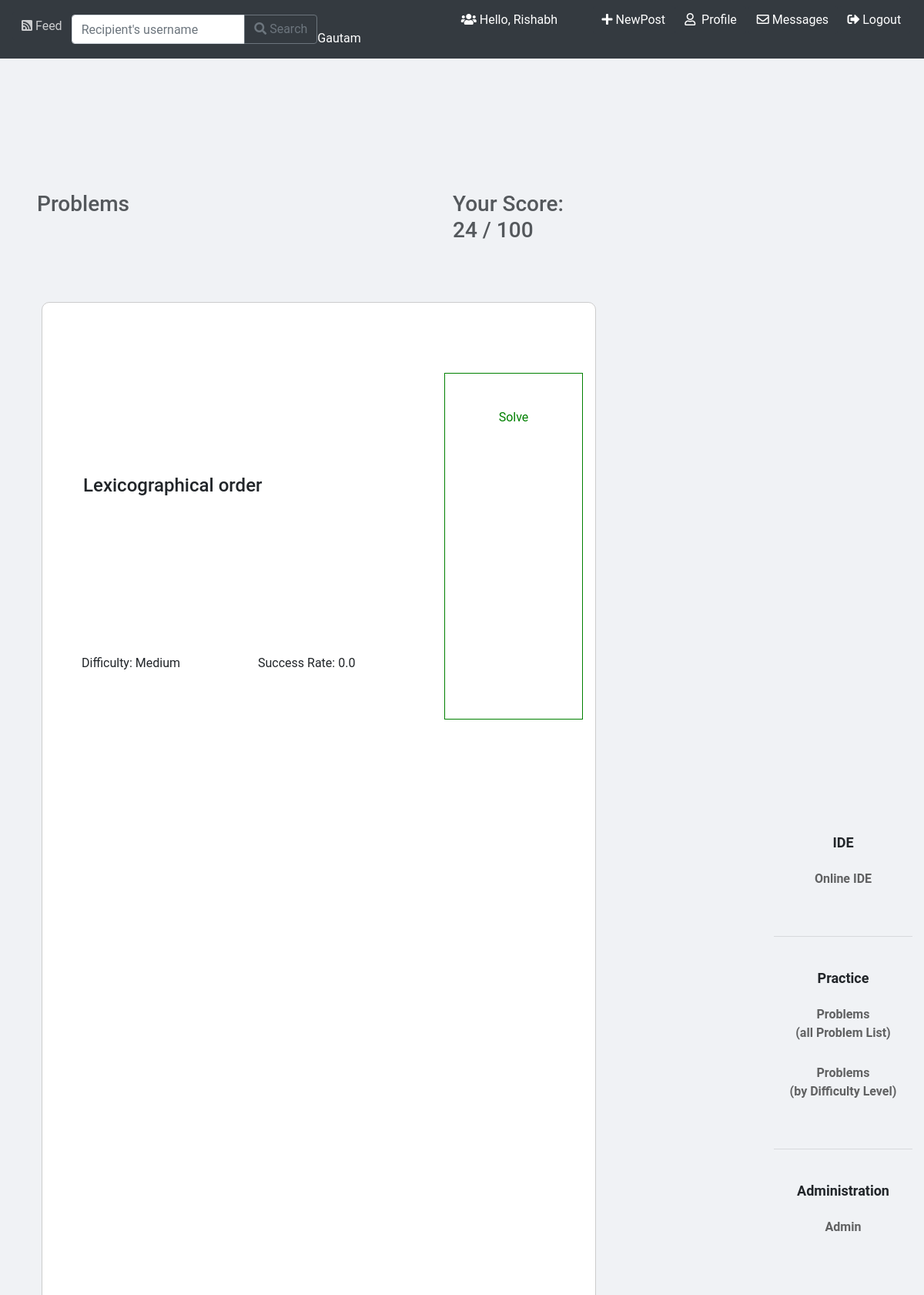
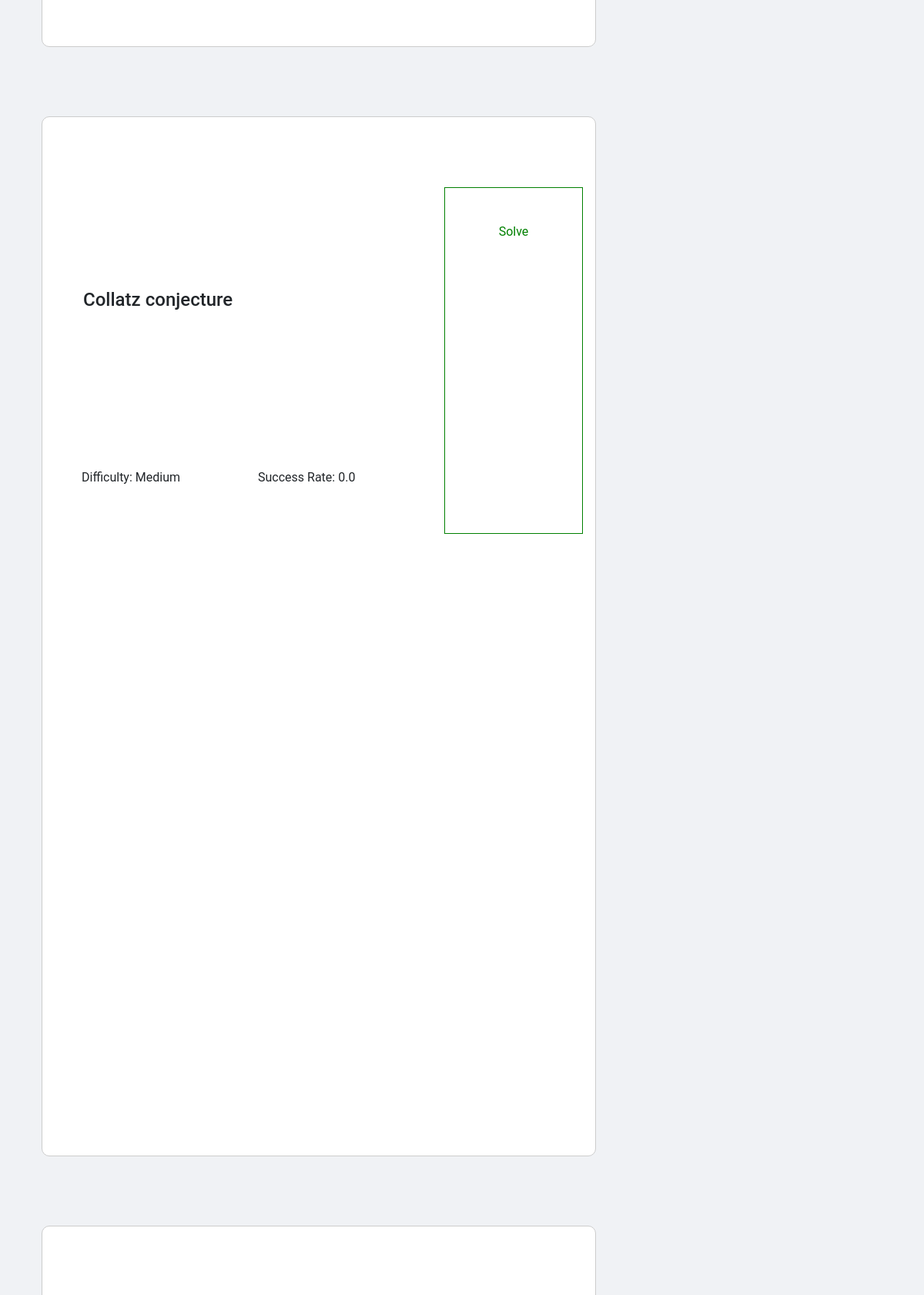
The app's page /problemlist (signed in, upper part) with its own data (2 pictures, top to bottom).
### application/models.py (models this page shows, shortened)
class User(models.Model):
    name=models.CharField(max_length=200)
    profilepic=models.ImageField(default='profilepic/default.jpg',upload_to='profilepic')
    userid=models.CharField(max_length=200)
    password=models.CharField(max_length=200)
    emailid=models.CharField(max_length=200)
    postct=models.IntegerField(default=0)
    followers=models.IntegerField(default=0)
    following=models.IntegerField(default=0)
    logintime=models.DateTimeField(default=timezone.now)
    score=models.IntegerField(default=0)

class Problem(models.Model):
    problemid=models.CharField(max_length=200)
    problemcode=models.CharField(max_length=200)
    title=models.CharField(max_length=200)
    description=models.CharField(max_length=5000)
    level=models.CharField(max_length=200)
    totalsub=models.IntegerField(default=0)
    correctsu=models.IntegerField(default=0)
    rate=models.FloatField(default=0)

### application/views.py (the view)
# urls.py: path('problemlist',problemlist,name='problemlist'),
def problemlist(request):
    curuser=User.objects.all().filter(userid=request.session.get('userid'))[0]
    problems=Problem.objects.all()
    return render(request,'problemlist.html',{'user':curuser,'problem':problems})

### application/templates/problemlist.html (shortened to what this page needs)
{% load static %}
<!DOCTYPE html>
<html lang="en">
<head>
    <link rel="stylesheet" href="https://maxcdn.bootstrapcdn.com/bootstrap/4.0.0/css/bootstrap.min.css"
>
    <link rel="stylesheet" href="https://stackpath.bootstrapcdn.com/bootstrap/4.5.0/css/bootstrap.min.css"
>
    <link rel="stylesheet" href="{% static 'css/bootstrap.min.css' %}">
    <link rel="stylesheet" href="https://use.fontawesome.com/releases/v5.1.0/css/all.css" />
    <link rel="stylesheet" href="{% static 'css/main.css' %}" />
</head>
<body>
    <nav class=" navbar navbar-expand-lg navbar-dark bg-dark"
        style="position: fixed; width:100%; top: 0px;z-index: 1000;">
        <h3><a class="user btn btn-info" style="background-color: #343a40;border:none"
                onMouseOver="this.style.backgroundColor='#000'" onMouseOut="this.style.backgroundColor='#343a40'"
                href="{% url 'feed' %}"><i class="fas fa-rss-square"></i>&nbsp;Feed</a></h3>
        <form action="search" method="POST">
            <div class="input-group mb-0">
                <input type="text" name="userid" class="form-control" placeholder="Recipient's username"
                    aria-label="Recipient's username" aria-describedby="button-addon2">
                <div class="input-group-append">
                    <button class="btn btn-outline-secondary" id="button-addon2"><i
                            class="fas fa-search"></i>&nbsp;Search</button>
                </div>
            </div>
        </form>
        <span
            style="color:white">&nbsp;&nbsp;&nbsp;&nbsp;&nbsp;&nbsp;&nbsp;&nbsp;&nbsp;&nbsp;&nbsp;&nbsp;&nbsp;&nbsp;&nbsp;&nbsp;
            &nbsp;&nbsp;&nbsp;&nbsp;&nbsp;&nbsp;&nbsp;&nbsp;&nbsp;&nbsp;&nbsp;&nbsp; <i
                class="fas fa-users"></i>&nbsp;Hello, {{user.name}} &nbsp;</span>
        <span><a class="user btn btn-info" style="background-color: #343a40;border:none"
                onMouseOver="this.style.backgroundColor='#000'" onMouseOut="this.style.backgroundColor='#343a40'"
                href="{% url 'newpost' %}"> <i class="fas fa-plus"></i>&nbsp;NewPost</a>&nbsp;&nbsp;</span>
        <span><a class="user btn btn-info" style="background-color: #343a40;border:none"
                onMouseOver="this.style.backgroundColor='#000'" onMouseOut="this.style.backgroundColor='#343a40'"
                href="profile?profileid={{user.userid}}"> <i class="far fa-user"></i>
                &nbsp;Profile</a>&nbsp;&nbsp;</span>
        <span><a class="user btn btn-info" style="background-color: #343a40;border:none"
                onMouseOver="this.style.backgroundColor='#000'" onMouseOut="this.style.backgroundColor='#343a40'"
                href="chatbox?profileid={{user.userid}}"> <i
                    class="far fa-envelope"></i>&nbsp;Messages</a>&nbsp;&nbsp;</span>
        <span><a class="user btn btn-info" style="background-color: #343a40;border:none"
                onMouseOver="this.style.backgroundColor='#000'" onMouseOut="this.style.backgroundColor='#343a40'"
                href="{% url 'logout' %}"> <i class="fas fa-sign-out-alt"></i>&nbsp;Logout</a>&nbsp;&nbsp;</span>
    </nav>
    <br><br>
    <div
        style="display: flex;overflow-y:scroll;height:90%;justify-content: space-between;width:100vw;margin-top:20px;background-color: #f0f2f5;">
        <div style="width:60%;margin-left: 4vw;">
            <div style="margin-top: 2vh;">
                <div style="display: flex;">
                    <h3>Problems</h3>
                    <h3 style="padding-left: 35vw;">Your Score: {{user.score}} / 100</h3>
                </div>
                <br>
                {% for each in problem %}
                <div class="card myproblem"
                    style="display:flex;width: 100%;height:15vh;margin:0.5vh 0.5vw;align-items: center;padding-top: 1vh;">
                    <table style="margin-left:2vw;">
                        <tr>
                            <td colspan="2"><a class="btn" style="width:40vw;text-align: left;">
                                    <h4>{{each.title}}</h4>
                                </a></td>
                            <td rowspan="2">
                                <a class="solvebutton" style="text-align:center;padding-top:0.5vh;color:green;border:1px solid green;background-color: transparent;width:15vw;height: 5vh;text-decoration: none;" href="problem?problemid={{each.problemid}}" type="button">
                                    Solve
                                </a>
                            </td>
                        </tr>
                        <tr>
                            <td style="padding-left: 1vw;width:20vw;">Difficulty: {{each.level}}</td>
                            <td>Success Rate: {{each.rate}}</td>
                        </tr>
                    </table>
                </div>
                {% endfor %}
            </div>
        </div>
        <div style="text-align: center;width:15%;position: fixed;right: 15px;top:12vh">
            <p class="side-header">IDE</p>
            <p><a class="btn side-btn" id="btn" href="compiler?problemid=false">Online IDE
                </a></p>
            <br>
            <hr>
            <br>
            <p class="side-header">Practice</p>
            <a class="btn side-btn" id="btn" href="problemlist">Problems <br /> (all Problem List)
            </a></p>
            <p><a class="btn side-btn" id="btn" href="problemlistsort">Problems <br /> (by Difficulty Level)
                </a></p>
            <br>
            <hr>
            <br>
            <p class="side-header">Administration</p>
            <p><a class="btn side-btn" id="btn" href="admin">Admin
                </a></p>
        </div>
    </div>
</body>
</html>

### application/static/css/main.css (style rules this page uses)
html, body { background: #fafafa; height: 100%; width: 100%; font-family: "Roboto", sans-serif; }

### application/templates/problemlist.html (style rules this page uses)
.myproblem { transitionmyproblem-shadow .3s; width: 300px; height: 500px; margin: 50px; border-radius: 10px; border: 1px solid #ccc; background: #fff; float: left; }
#btn { background-color: transparent; border: none; color: black; text-align: center; font-size: 1rem; opacity: 0.6; transition: 0.3s; padding-left: 0; padding-right: 0; font-weight: 600; width: 80%; }
h3 { opacity: 0.75 }
.side-header { font-size: 1.125rem; font-weight: 750; }

### records on screen
User: name "Rishabh Gautam", score "24"
Problem: title "Lexicographical order", level "Medium", rate "0.0"
Problem: title "Collatz conjecture", level "Medium", rate "0.0"
